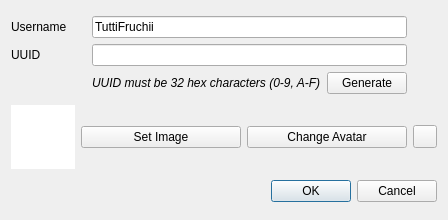
<?xml version="1.0" encoding="UTF-8"?>
<ui version="4.0">
 <class>NewUserDialog</class>
 <widget class="QDialog" name="NewUserDialog">
  <property name="geometry">
   <rect>
    <x>0</x>
    <y>0</y>
    <width>448</width>
    <height>220</height>
   </rect>
  </property>
  <property name="windowTitle">
   <string>New User</string>
  </property>
  <layout class="QGridLayout" name="gridLayout_2">
   <item row="2" column="1" colspan="3">
    <widget class="QDialogButtonBox" name="buttonBox">
     <property name="orientation">
      <enum>Qt::Orientation::Horizontal</enum>
     </property>
     <property name="standardButtons">
      <set>QDialogButtonBox::StandardButton::Cancel|QDialogButtonBox::StandardButton::Ok</set>
     </property>
    </widget>
   </item>
   <item row="1" column="2">
    <widget class="QPushButton" name="setAvatar">
     <property name="text">
      <string>Change Avatar</string>
     </property>
    </widget>
   </item>
   <item row="1" column="1">
    <widget class="QPushButton" name="selectImage">
     <property name="text">
      <string>Set Image</string>
     </property>
    </widget>
   </item>
   <item row="1" column="3">
    <widget class="QToolButton" name="revert">
     <property name="text">
      <string/>
     </property>
    </widget>
   </item>
   <item row="0" column="0" colspan="4">
    <layout class="QGridLayout" name="gridLayout">
     <item row="1" column="0">
      <widget class="QLabel" name="label">
       <property name="text">
        <string>UUID</string>
       </property>
      </widget>
     </item>
     <item row="0" column="1" colspan="2">
      <widget class="QLineEdit" name="username">
       <property name="text">
        <string>TuttiFruchii</string>
       </property>
      </widget>
     </item>
     <item row="1" column="1" colspan="2">
      <widget class="QLineEdit" name="uuid"/>
     </item>
     <item row="0" column="0">
      <widget class="QLabel" name="label_2">
       <property name="text">
        <string>Username</string>
       </property>
      </widget>
     </item>
     <item row="2" column="1">
      <widget class="QLabel" name="label_3">
       <property name="font">
        <font>
         <italic>true</italic>
        </font>
       </property>
       <property name="text">
        <string>UUID must be 32 hex characters (0-9, A-F)</string>
       </property>
      </widget>
     </item>
     <item row="2" column="2">
      <widget class="QPushButton" name="generate">
       <property name="text">
        <string>Generate</string>
       </property>
      </widget>
     </item>
     <item row="1" column="3">
      <widget class="QLabel" name="uuidVerified">
       <property name="sizePolicy">
        <sizepolicy hsizetype="Fixed" vsizetype="Preferred">
         <horstretch>0</horstretch>
         <verstretch>0</verstretch>
        </sizepolicy>
       </property>
       <property name="minimumSize">
        <size>
         <width>24</width>
         <height>0</height>
        </size>
       </property>
      </widget>
     </item>
     <item row="0" column="3">
      <widget class="QLabel" name="usernameVerified">
       <property name="text">
        <string/>
       </property>
      </widget>
     </item>
    </layout>
   </item>
   <item row="1" column="0">
    <widget class="QGraphicsView" name="image">
     <property name="sizePolicy">
      <sizepolicy hsizetype="Expanding" vsizetype="Expanding">
       <horstretch>0</horstretch>
       <verstretch>0</verstretch>
      </sizepolicy>
     </property>
     <property name="minimumSize">
      <size>
       <width>64</width>
       <height>64</height>
      </size>
     </property>
     <property name="maximumSize">
      <size>
       <width>64</width>
       <height>64</height>
      </size>
     </property>
     <property name="frameShape">
      <enum>QFrame::Shape::NoFrame</enum>
     </property>
     <property name="frameShadow">
      <enum>QFrame::Shadow::Plain</enum>
     </property>
     <property name="verticalScrollBarPolicy">
      <enum>Qt::ScrollBarPolicy::ScrollBarAlwaysOff</enum>
     </property>
     <property name="horizontalScrollBarPolicy">
      <enum>Qt::ScrollBarPolicy::ScrollBarAlwaysOff</enum>
     </property>
     <property name="interactive">
      <bool>false</bool>
     </property>
    </widget>
   </item>
  </layout>
 </widget>
 <resources/>
 <connections>
  <connection>
   <sender>buttonBox</sender>
   <signal>accepted()</signal>
   <receiver>NewUserDialog</receiver>
   <slot>accept()</slot>
   <hints>
    <hint type="sourcelabel">
     <x>248</x>
     <y>254</y>
    </hint>
    <hint type="destinationlabel">
     <x>157</x>
     <y>274</y>
    </hint>
   </hints>
  </connection>
  <connection>
   <sender>buttonBox</sender>
   <signal>rejected()</signal>
   <receiver>NewUserDialog</receiver>
   <slot>reject()</slot>
   <hints>
    <hint type="sourcelabel">
     <x>316</x>
     <y>260</y>
    </hint>
    <hint type="destinationlabel">
     <x>286</x>
     <y>274</y>
    </hint>
   </hints>
  </connection>
 </connections>
</ui>
